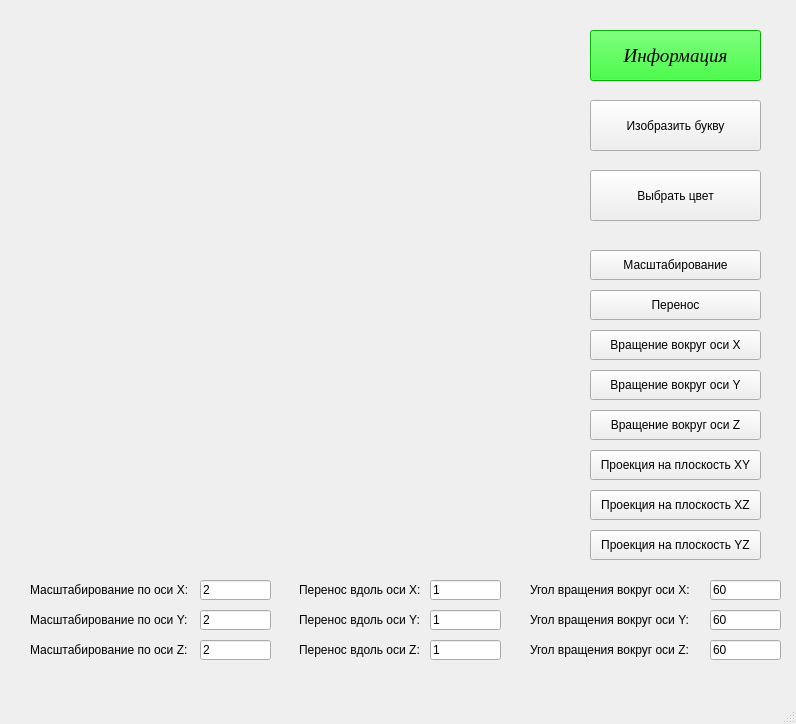
<?xml version="1.0" encoding="UTF-8"?>
<ui version="4.0">
 <class>MainWindow</class>
 <widget class="QMainWindow" name="MainWindow">
  <property name="geometry">
   <rect>
    <x>0</x>
    <y>0</y>
    <width>796</width>
    <height>724</height>
   </rect>
  </property>
  <property name="windowTitle">
   <string>MainWindow</string>
  </property>
  <widget class="QWidget" name="centralwidget">
   <widget class="letter" name="widget" native="true">
    <property name="geometry">
     <rect>
      <x>30</x>
      <y>30</y>
      <width>531</width>
      <height>531</height>
     </rect>
    </property>
   </widget>
   <widget class="QPushButton" name="pushButton">
    <property name="geometry">
     <rect>
      <x>590</x>
      <y>450</y>
      <width>171</width>
      <height>30</height>
     </rect>
    </property>
    <property name="text">
     <string>Проекция на плоскость XY</string>
    </property>
   </widget>
   <widget class="QPushButton" name="pushButton_2">
    <property name="geometry">
     <rect>
      <x>590</x>
      <y>490</y>
      <width>171</width>
      <height>30</height>
     </rect>
    </property>
    <property name="text">
     <string>Проекция на плоскость XZ</string>
    </property>
   </widget>
   <widget class="QPushButton" name="pushButton_3">
    <property name="geometry">
     <rect>
      <x>590</x>
      <y>530</y>
      <width>171</width>
      <height>30</height>
     </rect>
    </property>
    <property name="text">
     <string>Проекция на плоскость YZ</string>
    </property>
   </widget>
   <widget class="QPushButton" name="pushButton_4">
    <property name="geometry">
     <rect>
      <x>590</x>
      <y>250</y>
      <width>171</width>
      <height>30</height>
     </rect>
    </property>
    <property name="text">
     <string>Масштабирование</string>
    </property>
   </widget>
   <widget class="QPushButton" name="pushButton_5">
    <property name="geometry">
     <rect>
      <x>590</x>
      <y>290</y>
      <width>171</width>
      <height>30</height>
     </rect>
    </property>
    <property name="text">
     <string>Перенос</string>
    </property>
   </widget>
   <widget class="QPushButton" name="pushButton_6">
    <property name="geometry">
     <rect>
      <x>590</x>
      <y>330</y>
      <width>171</width>
      <height>30</height>
     </rect>
    </property>
    <property name="text">
     <string>Вращение вокруг оси X</string>
    </property>
   </widget>
   <widget class="QPushButton" name="pushButton_7">
    <property name="geometry">
     <rect>
      <x>590</x>
      <y>370</y>
      <width>171</width>
      <height>30</height>
     </rect>
    </property>
    <property name="text">
     <string>Вращение вокруг оси Y</string>
    </property>
   </widget>
   <widget class="QPushButton" name="pushButton_8">
    <property name="geometry">
     <rect>
      <x>590</x>
      <y>410</y>
      <width>171</width>
      <height>30</height>
     </rect>
    </property>
    <property name="text">
     <string>Вращение вокруг оси Z</string>
    </property>
   </widget>
   <widget class="QPushButton" name="pushButton_9">
    <property name="geometry">
     <rect>
      <x>590</x>
      <y>100</y>
      <width>171</width>
      <height>51</height>
     </rect>
    </property>
    <property name="text">
     <string>Изобразить букву</string>
    </property>
   </widget>
   <widget class="QLabel" name="label">
    <property name="geometry">
     <rect>
      <x>30</x>
      <y>580</y>
      <width>171</width>
      <height>20</height>
     </rect>
    </property>
    <property name="text">
     <string>Масштабирование по оси X:</string>
    </property>
   </widget>
   <widget class="QLineEdit" name="lineEdit">
    <property name="geometry">
     <rect>
      <x>200</x>
      <y>580</y>
      <width>71</width>
      <height>20</height>
     </rect>
    </property>
    <property name="text">
     <string>2</string>
    </property>
   </widget>
   <widget class="QLabel" name="label_2">
    <property name="geometry">
     <rect>
      <x>30</x>
      <y>610</y>
      <width>171</width>
      <height>20</height>
     </rect>
    </property>
    <property name="text">
     <string>Масштабирование по оси Y:</string>
    </property>
   </widget>
   <widget class="QLabel" name="label_3">
    <property name="geometry">
     <rect>
      <x>30</x>
      <y>640</y>
      <width>171</width>
      <height>20</height>
     </rect>
    </property>
    <property name="text">
     <string>Масштабирование по оси Z:</string>
    </property>
   </widget>
   <widget class="QLabel" name="label_4">
    <property name="geometry">
     <rect>
      <x>299</x>
      <y>580</y>
      <width>131</width>
      <height>20</height>
     </rect>
    </property>
    <property name="text">
     <string>Перенос вдоль оси X:</string>
    </property>
   </widget>
   <widget class="QLabel" name="label_5">
    <property name="geometry">
     <rect>
      <x>299</x>
      <y>610</y>
      <width>131</width>
      <height>20</height>
     </rect>
    </property>
    <property name="text">
     <string>Перенос вдоль оси Y:</string>
    </property>
   </widget>
   <widget class="QLabel" name="label_6">
    <property name="geometry">
     <rect>
      <x>299</x>
      <y>640</y>
      <width>131</width>
      <height>20</height>
     </rect>
    </property>
    <property name="text">
     <string>Перенос вдоль оси Z:</string>
    </property>
   </widget>
   <widget class="QLineEdit" name="lineEdit_2">
    <property name="geometry">
     <rect>
      <x>200</x>
      <y>610</y>
      <width>71</width>
      <height>20</height>
     </rect>
    </property>
    <property name="text">
     <string>2</string>
    </property>
   </widget>
   <widget class="QLineEdit" name="lineEdit_3">
    <property name="geometry">
     <rect>
      <x>200</x>
      <y>640</y>
      <width>71</width>
      <height>20</height>
     </rect>
    </property>
    <property name="text">
     <string>2</string>
    </property>
   </widget>
   <widget class="QLineEdit" name="lineEdit_4">
    <property name="geometry">
     <rect>
      <x>430</x>
      <y>580</y>
      <width>71</width>
      <height>20</height>
     </rect>
    </property>
    <property name="text">
     <string>1</string>
    </property>
   </widget>
   <widget class="QLineEdit" name="lineEdit_5">
    <property name="geometry">
     <rect>
      <x>430</x>
      <y>610</y>
      <width>71</width>
      <height>20</height>
     </rect>
    </property>
    <property name="text">
     <string>1</string>
    </property>
   </widget>
   <widget class="QLineEdit" name="lineEdit_6">
    <property name="geometry">
     <rect>
      <x>430</x>
      <y>640</y>
      <width>71</width>
      <height>20</height>
     </rect>
    </property>
    <property name="text">
     <string>1</string>
    </property>
   </widget>
   <widget class="QPushButton" name="pushButton_10">
    <property name="geometry">
     <rect>
      <x>590</x>
      <y>170</y>
      <width>171</width>
      <height>51</height>
     </rect>
    </property>
    <property name="text">
     <string>Выбрать цвет</string>
    </property>
   </widget>
   <widget class="QPushButton" name="pushButton_11">
    <property name="geometry">
     <rect>
      <x>590</x>
      <y>30</y>
      <width>171</width>
      <height>51</height>
     </rect>
    </property>
    <property name="font">
     <font>
      <family>Times New Roman</family>
      <pointsize>14</pointsize>
      <weight>9</weight>
      <italic>true</italic>
      <bold>false</bold>
      <kerning>true</kerning>
     </font>
    </property>
    <property name="styleSheet">
     <string notr="true">background-color: rgb(0, 255, 0);
font: 75 italic 14pt &quot;Times New Roman&quot;;</string>
    </property>
    <property name="text">
     <string>Информация</string>
    </property>
   </widget>
   <widget class="QLabel" name="label_9">
    <property name="geometry">
     <rect>
      <x>530</x>
      <y>640</y>
      <width>171</width>
      <height>20</height>
     </rect>
    </property>
    <property name="text">
     <string>Угол вращения вокруг оси Z:</string>
    </property>
   </widget>
   <widget class="QLabel" name="label_8">
    <property name="geometry">
     <rect>
      <x>530</x>
      <y>610</y>
      <width>171</width>
      <height>20</height>
     </rect>
    </property>
    <property name="text">
     <string>Угол вращения вокруг оси Y:</string>
    </property>
   </widget>
   <widget class="QLabel" name="label_7">
    <property name="geometry">
     <rect>
      <x>530</x>
      <y>580</y>
      <width>171</width>
      <height>20</height>
     </rect>
    </property>
    <property name="text">
     <string>Угол вращения вокруг оси X:</string>
    </property>
   </widget>
   <widget class="QLineEdit" name="lineEdit_9">
    <property name="geometry">
     <rect>
      <x>710</x>
      <y>640</y>
      <width>71</width>
      <height>20</height>
     </rect>
    </property>
    <property name="text">
     <string>60</string>
    </property>
   </widget>
   <widget class="QLineEdit" name="lineEdit_8">
    <property name="geometry">
     <rect>
      <x>710</x>
      <y>610</y>
      <width>71</width>
      <height>20</height>
     </rect>
    </property>
    <property name="text">
     <string>60</string>
    </property>
   </widget>
   <widget class="QLineEdit" name="lineEdit_7">
    <property name="geometry">
     <rect>
      <x>710</x>
      <y>580</y>
      <width>71</width>
      <height>20</height>
     </rect>
    </property>
    <property name="text">
     <string>60</string>
    </property>
   </widget>
  </widget>
  <widget class="QMenuBar" name="menubar">
   <property name="geometry">
    <rect>
     <x>0</x>
     <y>0</y>
     <width>796</width>
     <height>26</height>
    </rect>
   </property>
  </widget>
  <widget class="QStatusBar" name="statusbar"/>
 </widget>
 <customwidgets>
  <customwidget>
   <class>letter</class>
   <extends>QWidget</extends>
   <header>letter.h</header>
   <container>1</container>
  </customwidget>
 </customwidgets>
 <resources/>
 <connections/>
</ui>
